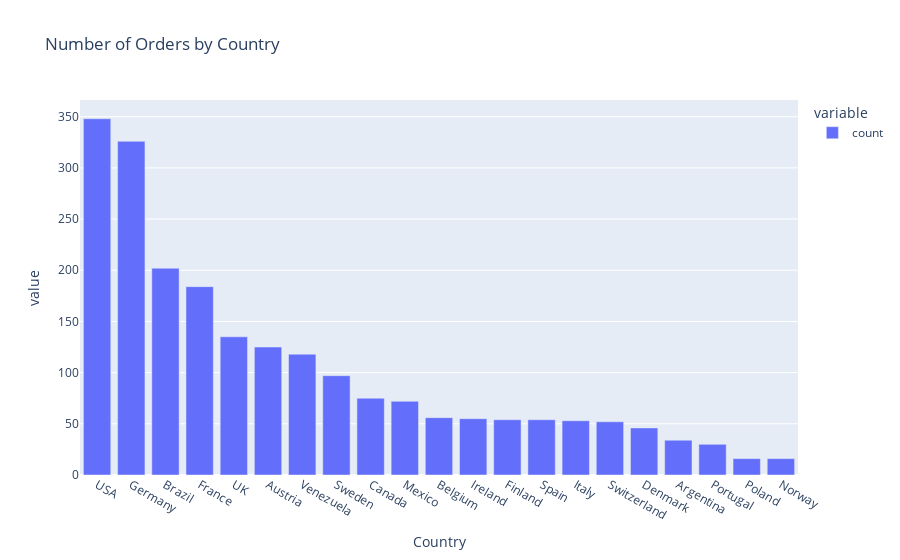

The cell this chart's notebook holds for it:
### Code cell
# Plot the number of orders by country
px.bar(data_frame=df['Country'].value_counts(), title='Number of Orders by Country')

# Conclusion: This chart provides insights into the countries with the highest order volumes.

### Figure 1 — Plotly figure (JSON) as saved in the notebook; plotly's stock layout.template omitted (floating-point values rounded to 4 significant figures)
{"data": [{"hovertemplate": "variable=count<br>Country=%{x}<br>value=%{y}<extra></extra>", "legendgroup": "count", "marker": {"color": "#636efa", "pattern": {"shape": ""}}, "name": "count", "orientation": "v", "showlegend": true, "textposition": "auto", "type": "bar", "x": ["USA", "Germany", "Brazil", "France", "UK", "Austria", "Venezuela", "Sweden", "Canada", "Mexico", "Belgium", "Ireland", "Finland", "Spain", "Italy", "Switzerland", "Denmark", "Argentina", "Portugal", "Poland", "Norway"], "xaxis": "x", "y": [348, 326, 202, 184, 135, 125, 118, 97, 75, 72, 56, 55, 54, 54, 53, 52, 46, 34, 30, 16, 16], "yaxis": "y"}], "layout": {"barmode": "relative", "legend": {"title": {"text": "variable"}, "tracegroupgap": 0}, "title": {"text": "Number of Orders by Country"}, "xaxis": {"anchor": "y", "domain": [0, 1], "title": {"text": "Country"}}, "yaxis": {"anchor": "x", "domain": [0, 1], "title": {"text": "value"}}}}
